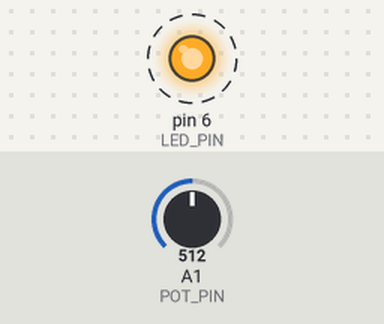
The sketch below on a simulated Arduino Uno, built with avr-gcc and run on an emulated ATmega328P. Shown: output pins drawn as LEDs (lit = HIGH). Dashed ring = blinking. The test bench sets the inputs (shaded band); at power-on: A1 (POT_PIN) = 512. What the sketch prints to the serial monitor is not drawn.

Above: at 1.2 s.
Timing chart, 0 to 5.6 s (numbered marks = the images above):
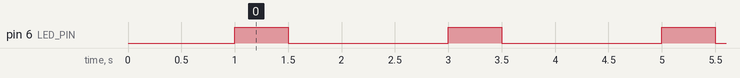

Measured:
- by itself, pin 6 (LED_PIN): alternates HIGH for 0.50 s and LOW for 1.5 s

The sketch:

Ex1.ino
```cpp
#define LED_PIN 6
#define POT_PIN A1

void setup() {
  Serial.begin(9600);
  pinMode(LED_PIN, OUTPUT);
  delay(1000);
}

void loop() {
  digitalWrite(LED_PIN, HIGH);
  delay(500);
  digitalWrite(LED_PIN, LOW);
  delay(500);

  int potenValue = analogRead(POT_PIN);

  Serial.print("Analog value: ");
  Serial.println(potenValue);
  delay(1000);
}
```
